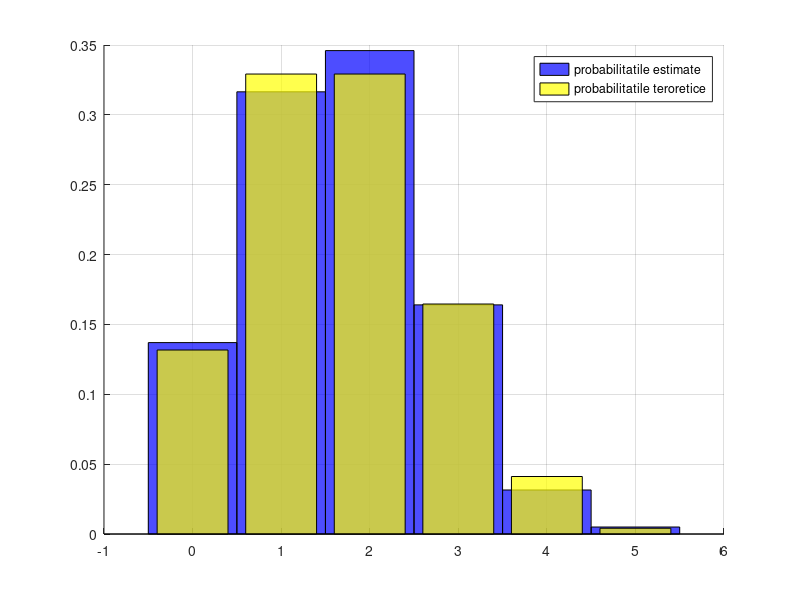

Reproduce this figure in MATLAB.
function retval = binom ()

  clf; grid on; hold on;
  p=1/3; 
  n=5;
  m=2000;
  x=binornd(n,p,1,m);
  N=hist(x,0:n);
  bar(0:n,N/m,'hist','FaceColor','b');
  bar(0:n,binopdf(0:n,n,p),'FaceColor','y');
  legend('probabilitatile estimate','probabilitatile teroretice');
  set(findobj('type','patch'),'facealpha',0.7);
  xlim([-1 n+1]);



endfunction
